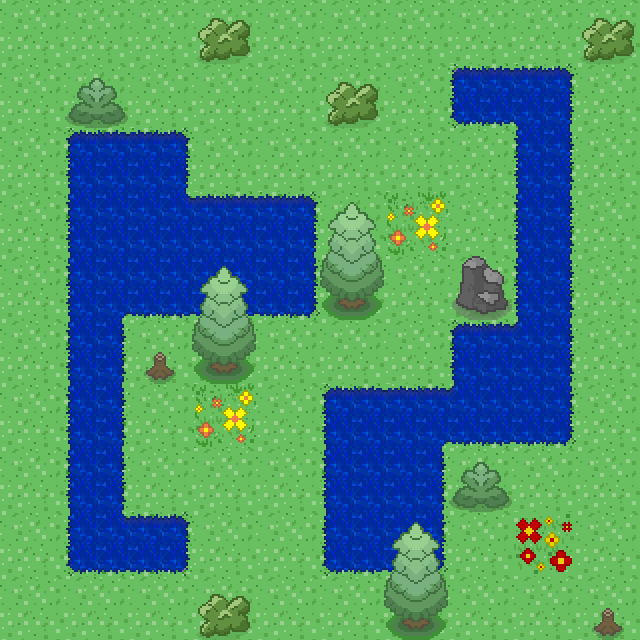

Tiled map render using the project's own tile images. Description and the map definition, with tile-layer contents summarised, below:
An orthogonal 10x10 tile map with 64x64 px tiles, 3 tile layers (Water, Grass, Detail).

<map version="1.0" orientation="orthogonal" width="10" height="10" tilewidth="64" tileheight="64">
 <tileset firstgid="1" name="forest_tileset" tilewidth="64" tileheight="64">
  <image source="forest_tileset.png" width="1024" height="576" />
 </tileset>
 <layer name="Water" width="10" height="10">
  <data>[100 cells, 30 non-empty, 1 distinct tile ids]</data>
 </layer>
 <layer name="Grass" width="10" height="10">
  <data>[100 cells, 100 non-empty, 15 distinct tile ids]</data>
 </layer>
 <layer name="Detail" width="10" height="10">
  <data>[100 cells, 21 non-empty, 10 distinct tile ids]</data>
 </layer>
</map>
